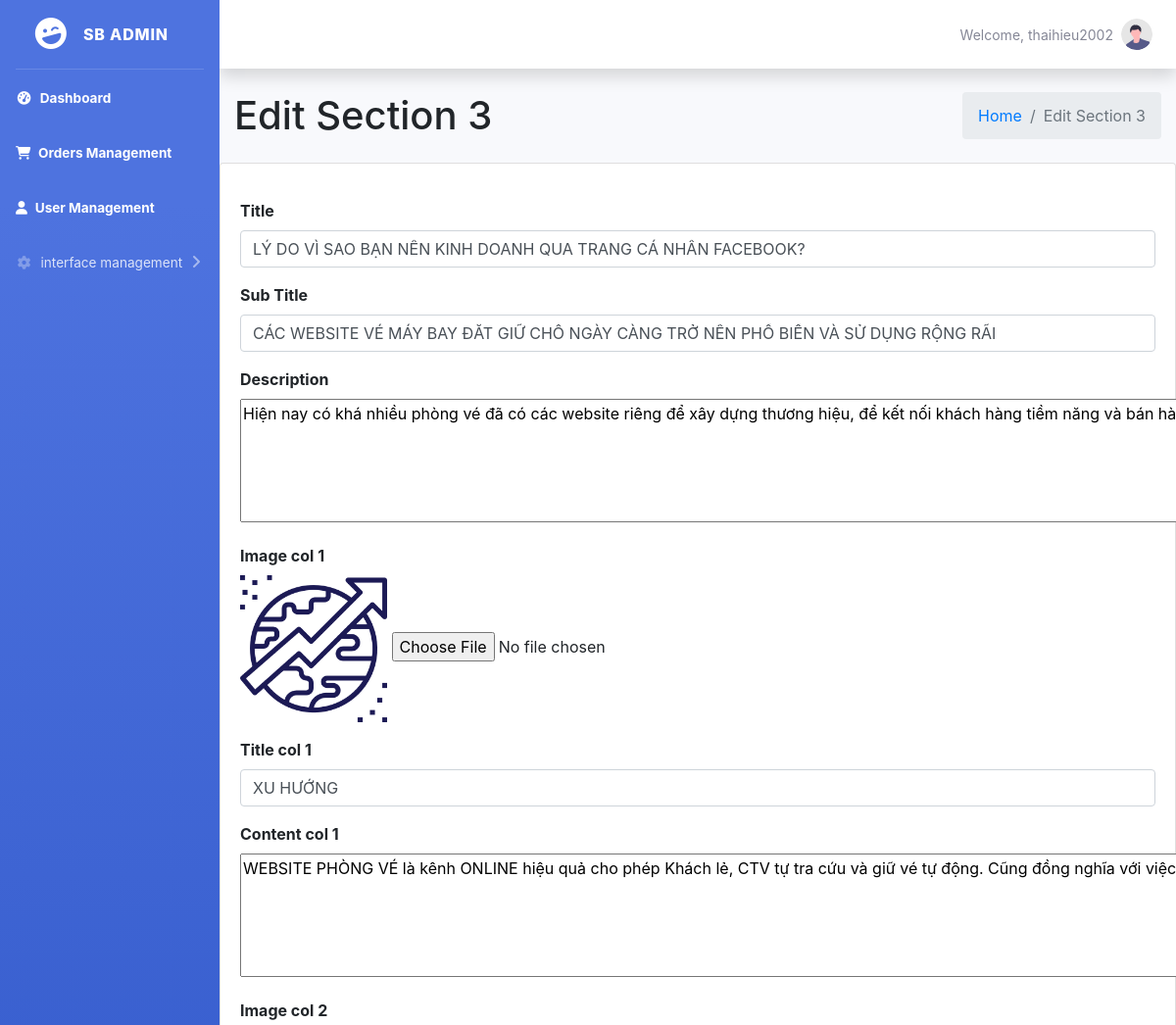
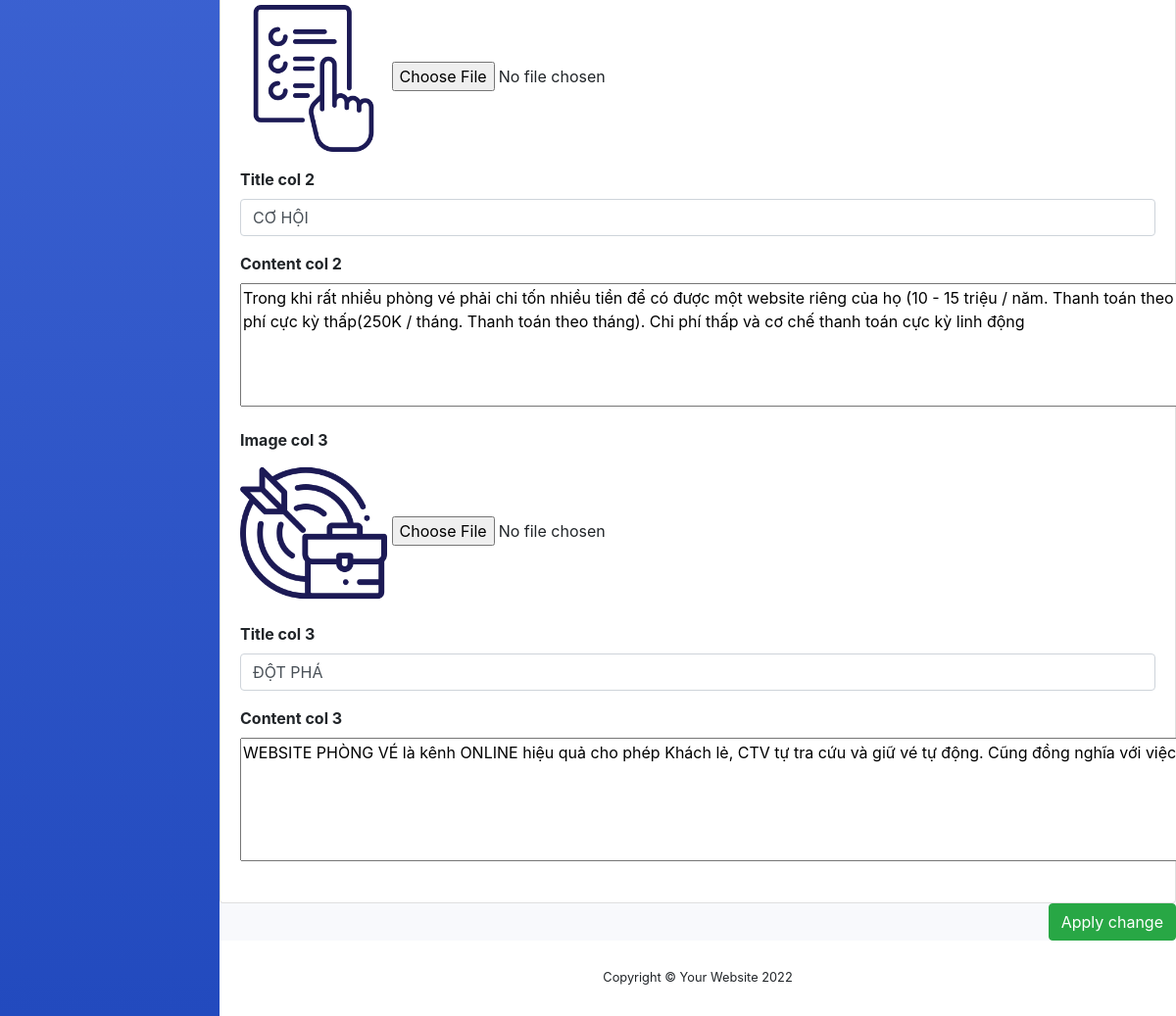
Screenshot of /views/editSection3.php?id=1 (signed in) with the database file from the repository (2 pictures, top to bottom).
### tables this page shows
CREATE TABLE IF NOT EXISTS `section_3` (
  `id` int(11) NOT NULL AUTO_INCREMENT,
  `main_title` varchar(500) NOT NULL,
  `sub_title` varchar(500) NOT NULL,
  `des` varchar(500) NOT NULL,
  `img_col_1` varchar(500) NOT NULL,
  `title_col_1` varchar(500) NOT NULL,
  `des_col_1` varchar(500) NOT NULL,
  `img_col_2` varchar(500) NOT NULL,
  `title_col_2` varchar(500) NOT NULL,
  `des_col_2` varchar(500) NOT NULL,
  `img_col_3` varchar(500) NOT NULL,
  `title_col_3` varchar(500) NOT NULL,
  `des_col_3` varchar(500) NOT NULL,
  PRIMARY KEY (`id`)
);

### models/db.php (called while the page is built)
<?php
class Db
{
	public static $connection;
    public function __construct()
    {
    if (!self::$connection) {
    self::$connection = new mysqli(DB_HOST, DB_USER, DB_PASSWORD, DB_NAME,PORT);
    self::$connection->set_charset(DB_CHARSET);
    }
    return self::$connection;
    }
}

### models/section3.php (called while the page is built, shortened)
<?php
class Section3 extends Db
{
    public function getSS3ById($id)
    {
        $sql = self::$connection->prepare("SELECT * FROM `section_3` WHERE id = " . $id);
        $sql->execute();
        $item = $sql->get_result()->fetch_all(MYSQLI_ASSOC);
        return $item;
    }
}

### views/editSection3.php (the view, shortened to what this page needs)
<?php
include "header.php";
?>
<body class="hold-transition sidebar-mini">
    <div class="wrapper">
        <div class="content-wrapper">
            <section class="content-header">
                <div class="container-fluid">
                    <div class="row mb-2">
                        <div class="col-sm-6">
                            <h1>Edit Section 3</h1>
                        </div>
                        <div class="col-sm-6">
                            <ol class="breadcrumb float-sm-right">
                                <li class="breadcrumb-item"><a href="index.php">Home</a></li>
                                <li class="breadcrumb-item active">Edit Section 3</li>
                            </ol>
                        </div>
                    </div>
                </div>
            </section>
            <section class="content">
                <form action="../controllers/section3/editSS3.php" method="post" enctype="multipart/form-data">
                    <div class="row">
                        <div class="col-md-12">
                            <?php $getSS3ById = $section3->getSS3ById($_GET['id']);
                            foreach ($getSS3ById as $values) : ?>
                                <div class="card card-primary">
                                    <div class="card-body">
                                        <div class="form-group">
                                            <label for="inputName"><b>Title</b></label>
                                            <input value="<?php echo $values['main_title'] ?>" type="text" id="inputName" class="form-control" name="main">
                                        </div>
                                        <div class="form-group">
                                            <label for="inputName"><b>Sub Title</b></label>
                                            <input value="<?php echo $values['sub_title'] ?>" type="text" id="inputName" class="form-control" name="sub">
                                        </div>
                                        <div class="form-group">
                                            <label for="inputName"><b>Description</b></label>
                                            <textarea name="des" id="summernote" cols="160" rows="5"><?php echo $values['des'] ?></textarea>
                                        </div>
                                        <div class="form-group">
                                            <label for="inputName"><b>Image col 1</b></label>
                                            <br>
                                            <img style="width:150px;" src="../public/image/<?php echo $values['img_col_1'] ?>" alt="">
                                            <input type="file" name="image1" id="fileToUpload">
                                        </div>
                                        <div class="form-group">
                                            <label for="inputName"><b>Title col 1</b></label>
                                            <input value="<?php echo $values['title_col_1'] ?>" type="text" id="inputName" class="form-control" name="title1">
                                        </div>
                                        <div class="form-group">
                                            <label for="inputName"><b>Content col 1</b></label>
                                            <textarea name="content1" id="summernote1" cols="160" rows="5"><?php echo $values['des_col_1'] ?></textarea>
                                        </div>
                                        <div class="form-group">
                                            <label for="inputName"><b>Image col 2</b></label>
                                            <br>
                                            <img style="width:150px;" src="../public/image/<?php echo $values['img_col_2'] ?>" alt="">
                                            <input type="file" name="image2" id="fileToUpload1">
                                        </div>
                                        <div class="form-group">
                                            <label for="inputName"><b>Title col 2</b></label>
                                            <input value="<?php echo $values['title_col_2'] ?>" type="text" id="inputName" class="form-control" name="title2">
                                        </div>
                                        <div class="form-group">
                                            <label for="inputName"><b>Content col 2</b></label>
                                            <textarea name="content2" id="summernote2" cols="160" rows="5"><?php echo $values['des_col_2'] ?></textarea>
                                        </div>
                                        <div class="form-group">
                                            <label for="inputName"><b>Image col 3</b></label>
                                            <br>
                                            <img style="width:150px;" src="../public/image/<?php echo $values['img_col_3'] ?>" alt="">
                                            <input type="file" name="image3" id="fileToUpload2">
                                        </div>
                                        <div class="form-group">
                                            <label for="inputName"><b>Title col 3</b></label>
                                            <input value="<?php echo $values['title_col_3'] ?>" type="text" id="inputName" class="form-control" name="title3">
                                        </div>
                                        <div class="form-group">
                                            <label for="inputName"><b>Content col 3</b></label>
                                            <textarea name="content3" id="summernote3" cols="160" rows="5"><?php echo $values['des_col_1'] ?></textarea>
                                        </div>
                                    </div>
                                </div>
                            <?php endforeach; ?>
                        </div>
                    </div>
                    <div class="row">
                        <div class="col-12">
                            <input type="submit" name="submit" value="Apply change" class="btn btn-success float-right">
                        </div>
                    </div>
                </form>
            </section>
        </div>
        <?php include "footer.php"; ?>

### rows the page displays
section_3: main "LÝ DO VÌ SAO BẠN NÊN KINH DOANH QUA TRANG CÁ NHÂN FACEBOOK?", sub "CÁC WEBSITE VÉ MÁY BAY ĐĂT GIỮ CHỖ NGÀY CÀNG TRỞ NÊN PHỔ BIẾN VÀ SỬ DỤNG RỘNG RÃI", des "Hiện nay có khá nhiều phòng vé đã có các website riêng để xây dựng thương hiệu, để kết nối khách hàng tiềm năng và bán hàng hiệu quả", img_col_1 (picture), title1 "XU HƯỚNG", content1 "WEBSITE PHÒNG VÉ là kênh ONLINE hiệu quả cho phép Khách lẻ, CTV tự tra cứu và giữ vé tự động. Cũng đồng nghĩa với việc bạn có thể phục vụ nhiều khách hàng tiềm năng hơn", img_col_2 (picture), title2 "CƠ HỘI", content2 "Trong khi rất nhiều phòng vé phải chi tốn nhiều tiền để có được một website riêng của họ (10 - 15 triệu / năm. Thanh toán theo năm) . 1SBooking cũng cung cấp giải pháp thiết kế website vé máy bay cho phòng vé với chi phí cực kỳ thấp(250K / tháng. Thanh toán theo tháng). Chi phí thấp và cơ chế thanh toán cực kỳ linh động", img_col_3 (picture), title3 "ĐỘT PHÁ", content3 "WEBSITE PHÒNG VÉ là kênh ONLINE hiệu quả cho phép Khách lẻ, CTV tự tra cứu và giữ vé tự động. Cũng đồng nghĩa với việc bạn có thể phục vụ nhiều khách hàng tiềm năng hơn"

### other values shown
$_SESSION['user'] "thaihieu2002"
